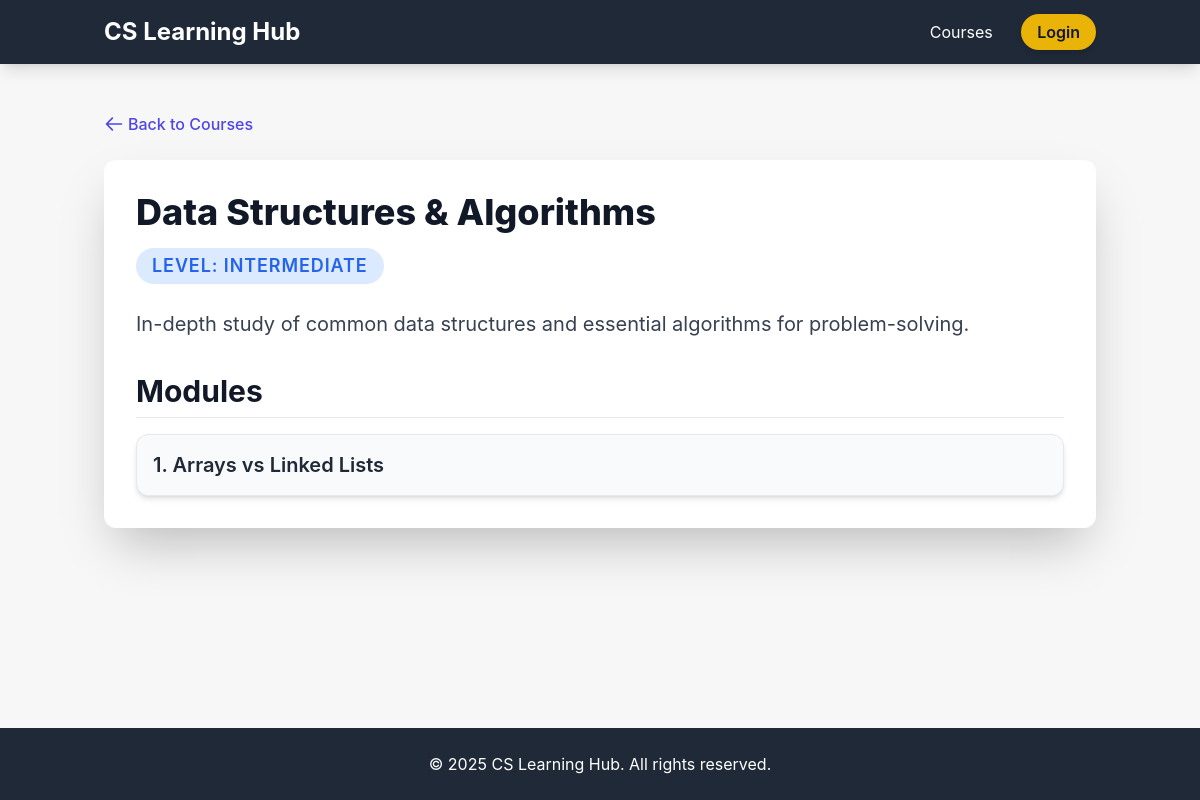
/course/2, run on the app's committed database.
### app/models.py (models this page shows, shortened)
class Course(db.Model):
    __table_args__ = {'extend_existing': True}
    id = db.Column(db.Integer, primary_key=True)
    title = db.Column(db.String(150), nullable=False)
    description = db.Column(db.Text, nullable=False)
    level = db.Column(db.String(50), nullable=False)
    videos = db.relationship('Video', backref='course', lazy=True, cascade="all, delete-orphan")
    quizzes = db.relationship('Quiz', backref='course', lazy=True, cascade="all, delete-orphan")

class Video(db.Model):
    __table_args__ = {'extend_existing': True}
    id = db.Column(db.Integer, primary_key=True)
    title = db.Column(db.String(200), nullable=False)
    video_url = db.Column(db.String(300), nullable=False)
    course_id = db.Column(db.Integer, db.ForeignKey('course.id'), nullable=False)

### app/routes.py (the view)
@main.route('/course/<int:course_id>')
def course_detail(course_id):
    course = Course.query.get_or_404(course_id)
    return render_template('course_detail.html', course=course)

### templates/course_detail.html (shortened to what this page needs)
<!DOCTYPE html>
<html lang="en">
<head>
    <script src="https://cdn.tailwindcss.com"></script>
</head>
<body class="min-h-screen flex flex-col">
    <header class="bg-gray-800 text-white shadow-lg">
        <nav class="container mx-auto px-4 py-4 flex justify-between items-center">
            <h1 class="text-2xl font-bold"><a href="{{ url_for('main.welcome') }}" class="hover:text-yellow-400">CS Learning Hub</a></h1>
            <div class="space-x-4">
                <a href="{{ url_for('main.courses') }}" class="hover:text-yellow-400 p-2 rounded-lg transition duration-150">Courses</a>
                {% if logged_in %}
                    <a href="{{ url_for('main.dashboard') }}" class="hover:text-yellow-400 p-2 rounded-lg transition duration-150">Dashboard</a>
                    <a href="{{ url_for('main.logout') }}" class="bg-red-600 hover:bg-red-700 text-white font-semibold py-2 px-4 rounded-full shadow-md transition duration-150">Logout</a>
                {% else %}
                    <a href="{{ url_for('main.login') }}" class="bg-yellow-500 hover:bg-yellow-600 text-gray-900 font-semibold py-2 px-4 rounded-full shadow-md transition duration-150">Login</a>
                {% endif %}
            </div>
        </nav>
    </header>
    <main class="flex-grow container mx-auto px-4 py-12">
        <a href="{{ url_for('main.courses') }}" class="text-indigo-600 hover:text-indigo-800 font-medium mb-6 flex items-center">
            <svg xmlns="http://www.w3.org/2000/svg" class="h-5 w-5 mr-1" fill="none" viewBox="0 0 24 24" stroke="currentColor" stroke-width="2">
              <path stroke-linecap="round" stroke-linejoin="round" d="M10 19l-7-7m0 0l7-7m-7 7h18" />
            </svg>
            Back to Courses
        </a>
        <div class="bg-white p-8 rounded-xl shadow-2xl">
            <h2 class="text-4xl font-extrabold text-gray-900 mb-4">{{ course.title }}</h2>
            <span class="text-lg font-semibold uppercase tracking-wider
                {% if course.level == 'Beginner' %} text-green-600 bg-green-100
                {% elif course.level == 'Intermediate' %} text-blue-600 bg-blue-100
                {% else %} text-yellow-600 bg-yellow-100 {% endif %}
                px-4 py-1 rounded-full mb-6 inline-block">
                Level: {{ course.level if course.level else 'N/A' }}
            </span>
            <p class="text-gray-700 text-xl leading-relaxed mb-8">{{ course.description }}</p>
            <h3 class="text-3xl font-bold text-gray-900 mb-4 border-b pb-2">Modules</h3>
<div class="space-y-4">
    {% for video in course.videos %}
    <a href="{{ url_for('main.video_detail', video_id=video.id) }}"
        class="block bg-gray-50 p-4 rounded-xl border border-gray-200 shadow-md hover:bg-indigo-50 transition duration-150">
        <h4 class="text-xl font-semibold text-gray-800 flex justify-between items-center">
            {{ loop.index }}. {{ video.title }}
            </h4>
    </a>
    {% else %}
        <p class="text-gray-500 italic">No video content found for this course.</p>
    {% endfor %}
    </div>
    </main>
    <footer class="bg-gray-800 text-white mt-8">
        <div class="container mx-auto px-4 py-6 text-center">
            <p>&copy; 2025 CS Learning Hub. All rights reserved.</p>
        </div>
    </footer>
</body>
</html>

### templates/course_detail.html (style rules this page uses)
body { font-family: 'Inter', sans-serif; background-color: #f7f7f7; }

### data on the page
Course: title "Data Structures & Algorithms", level "INTERMEDIATE", description "In-depth study of common data structures and essential algorithms for problem-solving."
Video: title "Arrays vs Linked Lists"
